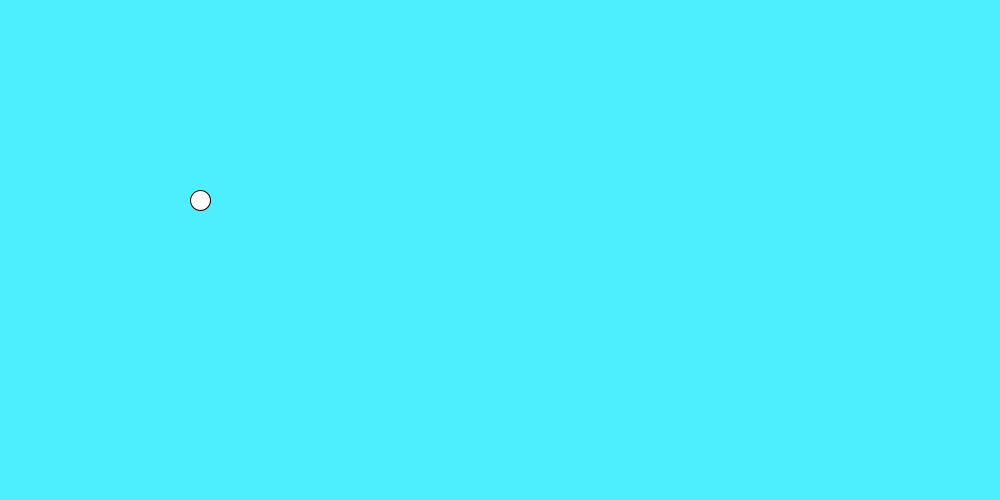
Frame 1 (no input)
Frame 60 (the mouse pressed at the canvas centre just before this capture): identical to frame 1, image omitted
Frame 120 (the mouse held since frame 60 and released just before this capture): identical to frame 1, image omitted

The Processing sketch that drew this single still picture (run headless with seeded random() and noise(); from frame 60 on, the mouse is pressed at the canvas centre):

// Processing sketch: slippery_dot
// ── slippery_dot.pde

 // Make a slippery dot. When you click on the dot it will slide to a new location.
 
 
 // 1. Create three integer variables to represent the x, y, and the size of the ellipse
      int x = 200;
      int y = 200;
      int ellipsesize = 20;
      
    void setup() {
      // 2. Set the size of your sketch
      size(1000, 500);
     
    }
    
    void draw() {
    
      // 3. Set the background color of your sketch
      background(#4DEFFF);
      // 4. Draw an ellipse using the variables created at the top of the sketch for the location and size of your ellipse. 
      //    Make sure it fits in the window. Change the variables if it does not.
      ellipse(x, y, ellipsesize, ellipsesize);
    
    }
    
    /******** This method gets called automatically when you press the mouse ************/
    void mousePressed() {
      //5. Create an integer variable called distance
      int distance = 0;
      //6. The getDistanceFromMouse() method below returns a number.
      //   Set the value of your distance variable to the value returned by the getDistance method
      //   You will need to pass the x and y location of your ellipse to this method.
      distance = getDistanceFromMouse(x, y);
          
      //7.  Use an if statement to check if your distance variable is < the radius of the ellipse
      //    If it is, make a new x AND y for the ellipse, for a new random location on the window
      //    Hint: Use code like this      x = (int) random(width);
      if(distance < x) {
        x = (int)random(400);
        y = (int)random(400);
        ellipsesize = (int)random(40);
        
      }
      
    }
    
    /********  This method gives you the number of pixels between the mouse and the x,y point ***********/
    int getDistanceFromMouse(int x, int y) {
      return (int)Math.sqrt(Math.pow((mouseX-x),2) + Math.pow((mouseY-y),2));
    }
